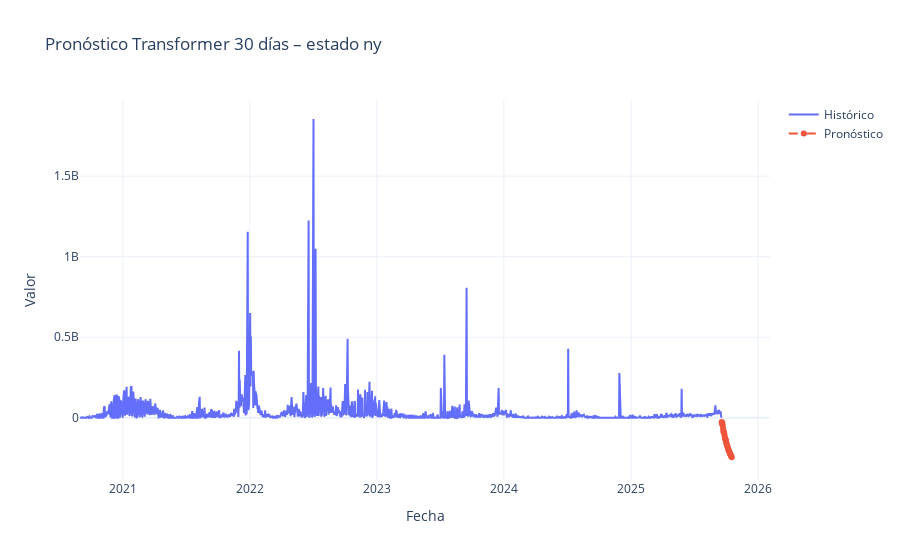

The notebook cell this image was saved under:
### Markdown cell above
### 10.3 Pronostico Futuro

### Code cell
N_FUTURE_TF = 30  # días de pronóstico con Transformer

last_window_scaled_tf = test_scaled[-WINDOW_SIZE:]

future_scaled_tf = recursive_forecast(
    model_tf,
    last_window_scaled_tf,
    N_FUTURE_TF,
    predict_fn=transformer_predict_fn,
)

future_preds_tf = scaler.inverse_transform(
    future_scaled_tf.reshape(-1, 1)
).reshape(-1)

last_date = series.index[-1]
future_dates_tf = pd.date_range(
    start=last_date + pd.Timedelta(days=1),
    periods=N_FUTURE_TF,
    freq="D",
)

fig = plot_future_forecast(
    series.index,
    series.values,
    future_dates_tf,
    future_preds_tf,
    title=f"Pronóstico Transformer {N_FUTURE_TF} días – estado {STATE}",
)
fig.show()

### Figure 1 — Plotly figure (JSON) as saved in the notebook; plotly's stock layout.template omitted (floating-point values rounded to 4 significant figures; data arrays with more than 128 entries replaced by an {"elided": "..."} marker saying what was removed)
{"data": [{"mode": "lines", "name": "Histórico", "type": "scatter", "x": {"elided": "1366 str values"}, "y": {"elided": "1366 float values"}}, {"line": {"dash": "dash"}, "mode": "lines+markers", "name": "Pronóstico", "type": "scatter", "x": ["2025-09-18T00:00:00", "2025-09-19T00:00:00", "2025-09-20T00:00:00", "2025-09-21T00:00:00", "2025-09-22T00:00:00", "2025-09-23T00:00:00", "2025-09-24T00:00:00", "2025-09-25T00:00:00", "2025-09-26T00:00:00", "2025-09-27T00:00:00", "2025-09-28T00:00:00", "2025-09-29T00:00:00", "2025-09-30T00:00:00", "2025-10-01T00:00:00", "2025-10-02T00:00:00", "2025-10-03T00:00:00", "2025-10-04T00:00:00", "2025-10-05T00:00:00", "2025-10-06T00:00:00", "2025-10-07T00:00:00", "2025-10-08T00:00:00", "2025-10-09T00:00:00", "2025-10-10T00:00:00", "2025-10-11T00:00:00", "2025-10-12T00:00:00", "2025-10-13T00:00:00", "2025-10-14T00:00:00", "2025-10-15T00:00:00", "2025-10-16T00:00:00", "2025-10-17T00:00:00"], "y": [-26540000.0, -37750000.0, -30700000.0, -45140000.0, -66540000.0, -83180000.0, -89320000.0, -89640000.0, -104100000.0, -119100000.0, -129700000.0, -134600000.0, -138800000.0, -151000000.0, -161300000.0, -168700000.0, -173300000.0, -178900000.0, -188300000.0, -195400000.0, -200900000.0, -205200000.0, -210700000.0, -217600000.0, -222700000.0, -227100000.0, -231100000.0, -235700000.0, -240800000.0, -244700000.0]}], "layout": {"title": {"text": "Pronóstico Transformer 30 días – estado ny"}, "xaxis": {"title": {"text": "Fecha"}}, "yaxis": {"title": {"text": "Valor"}}}}
